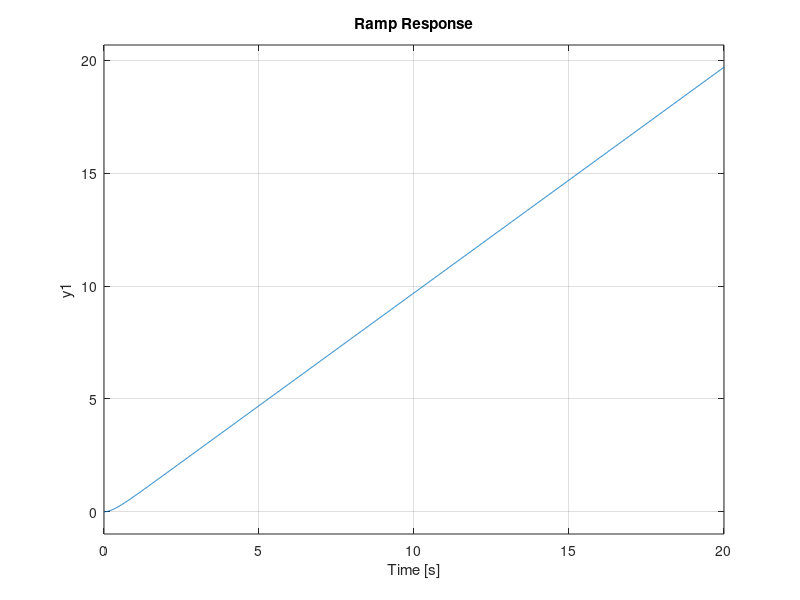
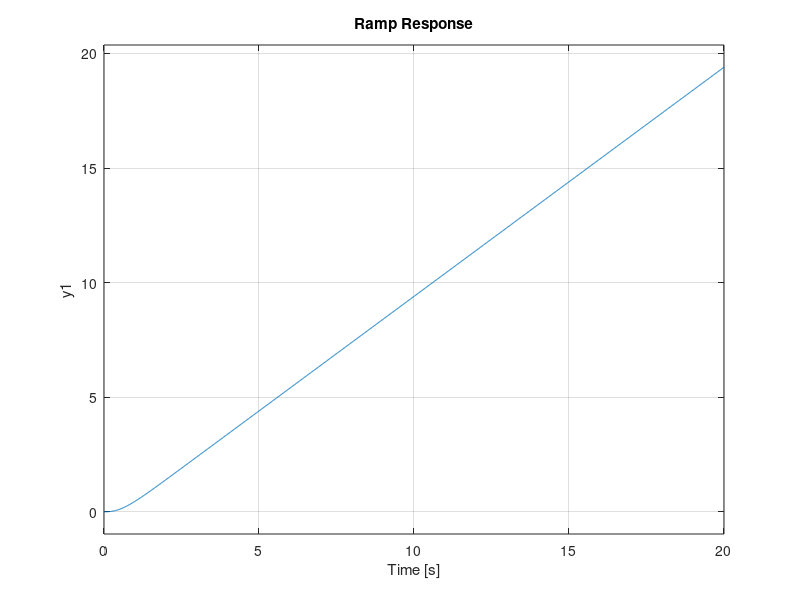
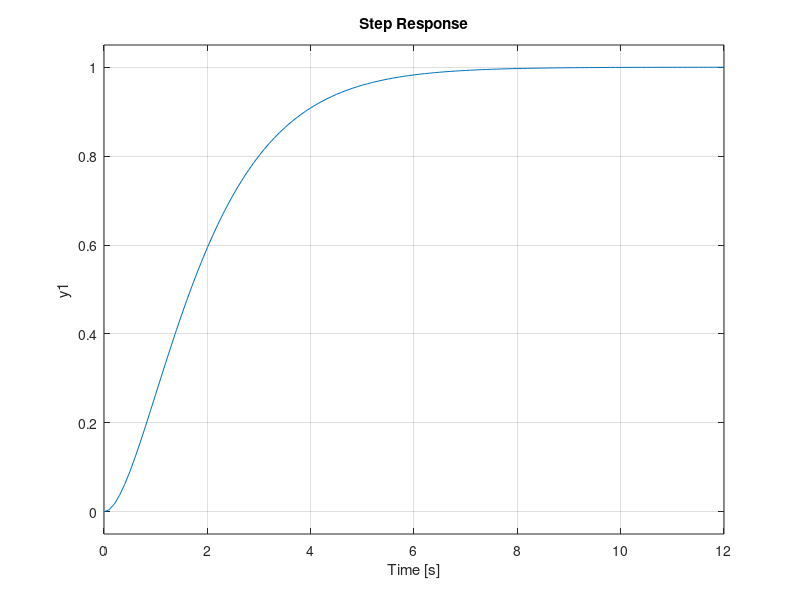
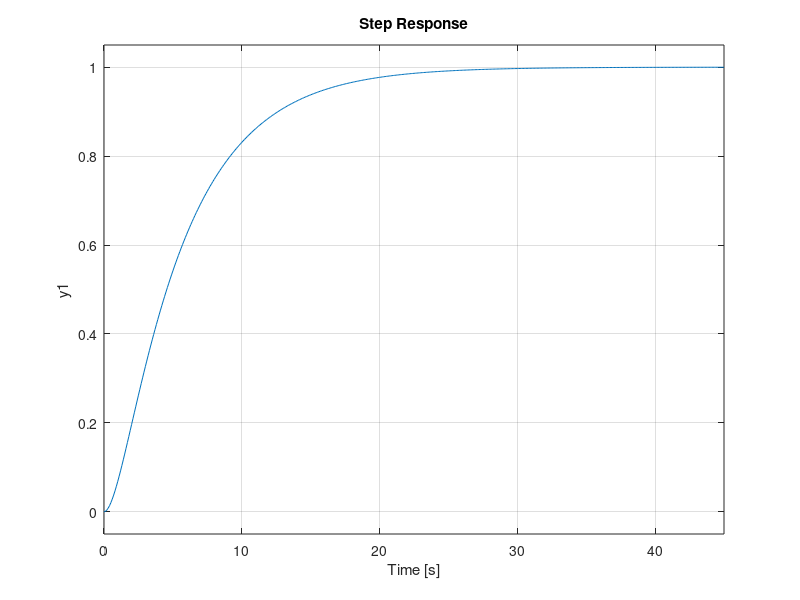

MATLAB code for these plots, in order:
figure(1)
num=[1]
den=[0.3 1]
H1 = tf(num,den)
s = tf('s')
tr=0:0.01:20
subplot(131), step(H1)
subplot(132), impulse(H1)
subplot(133), step(H1/s,tr)     %ramp equation 1/s
title('Ramp Response')


figure(2)
H2 = 1 / ((0.3*s+1)^2)
subplot(131), step(H2)
subplot(132), impulse(H2)
subplot(133), step(H2/s,tr)
title('Ramp Response')


figure(3)
H31 = 1 / ((0.1*s+1)^2)
H32 = 1 / ((0.5*s+1)^2)
H33 = 1 / ((s+1)^2)
t32=0:0.1:6
t33=0:0.1:12
subplot(131), step(H31)
subplot(132), step(H32,t32)
subplot(133), step(H33,t33)


figure(4)
H41 = 1 / ((0.1*s+1)*(0.5*s+1))
H42 = 1 / ((0.4*s+1)*(2*s+1))
H43 = 1 / ((s+1)*(5*s+1))
t41=0:0.1:5
t42=0:0.1:18
t43=0:0.1:45
subplot(131), step(H41,t41)
subplot(132), step(H42,t42)
subplot(133), step(H43,t43)


figure(5)
H5 = 1 / ((0.1*s+1)*(10*s+1))
step(H5)


figure(6)
H61 = 1 / ((0.1*s+1)^4)
H62 = 1 / ((0.5*s+1)^4)
H63 = 1 / ((s+1)^4)
t63=0:0.1:18
subplot(131), step(H61)
subplot(132), step(H62)
subplot(133), step(H63,t63)

figure(7)
H711 = 1 / (0.5*s+1)
H712 = 1 / ((0.1*s+1)^3)
H71 = H711 * H712
H721 = 1 / (2.5*s+1)
H722 = 1 / ((0.5*s+1)^3)
H72 = H721 * H722
subplot(211), step(H71)
subplot(212), step(H72)


